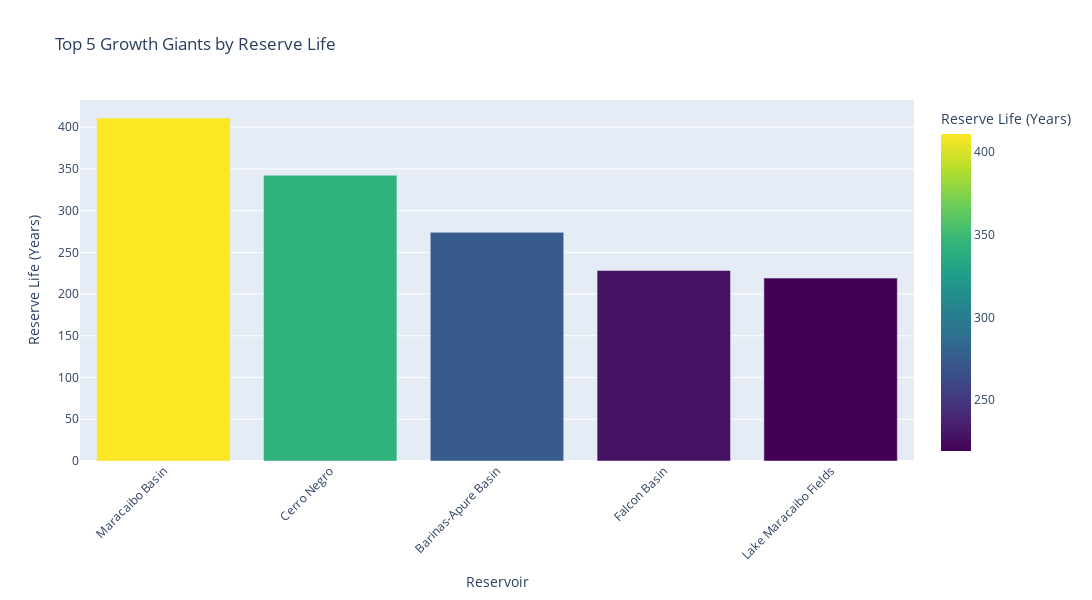

Write notebook code for a chart like this one.
### Markdown cell above
## Question 1
Which assets are our 'Growth Giants' (massive reserves but zero current production) versus our 'Cash Cows' (high production relative to their size)?

### Code cell
# Remove rows where 'Reservoir_Name' contains 'TOTAL'
df_cleaning = df[~df['Reservoir_Name'].str.contains('TOTAL', na=False)].copy()

# Remove the aggregate 'Total' row so we don't double-count
df_clean = df[~df['Reservoir_Name'].str.contains('Total')].copy()

# Fix the 'Estimated_Recoverable' column
# We split the string by the dash, convert to float, and take the average
def clean_range(val):
    if '-' in str(val):
        parts = val.split('-')
        return (float(parts[0]) + float(parts[1])) / 2
    return float(val)

df_clean['Clean_Recoverable'] = df_clean['Estimated_Recoverable_Reserves_Billion_Barrels'].apply(clean_range)

# --- PHASE 2: CALCULATING METRICS ---
# R/P Ratio: (Reserves in Barrels) / (Annual Production in Barrels)
# Note: We multiply daily capacity by 365 to get annual production
df_clean['Reserve_Life_Years'] = (df_clean['Proven_Reserves_Billion_Barrels'] * 1e9) / (df_clean['Production_Capacity_Barrels_Day'] * 365)

# --- PHASE 3: OUTPUT INSIGHTS ---
# Let's find the top 5 'Growth Giants' (Highest life expectancy)
growth_giants = df_clean.sort_values(by='Reserve_Life_Years', ascending=False).head(5)

print("TOP 5 GROWTH GIANTS (Longest Reserve Life):")
print(growth_giants[['Reservoir_Name', 'Reserve_Life_Years', 'Status']])

# Creating the interactive plot

fig = px.bar(
    growth_giants,
    x ='Reservoir_Name',
    y = 'Reserve_Life_Years',
    color='Reserve_Life_Years',
    color_continuous_scale='Viridis',
    title='Top 5 Growth Giants by Reserve Life',
    labels={'Reserve_Life_Years': 'Reserve Life (Years)', 'Reservoir_Name': 'Reservoir'},
    hover_data=['Status'] # Adds 'Status' to the hover tooltip
)
fig.update_layout(
    width=1200,
    height=600,
    autosize=False
)
# Customize the hover appearance and layout
fig.update_traces(hovertemplate='<b>%{x}</b><br>Years: %{y:.2f}')
fig.update_layout(xaxis_tickangle=-45)
fig.show()

### Figure 1 — Plotly figure (JSON) as saved in the notebook; plotly's stock layout.template omitted (floating-point values rounded to 4 significant figures)
{"data": [{"customdata": [["Mature"], ["Active"], ["Active"], ["Active"], ["Declining"]], "hovertemplate": "<b>%{x}</b><br>Years: %{y:.2f}", "legendgroup": "", "marker": {"color": [411.0, 342.5, 274.0, 228.3, 219.2], "coloraxis": "coloraxis", "pattern": {"shape": ""}}, "name": "", "orientation": "v", "showlegend": false, "textposition": "auto", "type": "bar", "x": ["Maracaibo Basin", "Cerro Negro", "Barinas-Apure Basin", "Falcon Basin", "Lake Maracaibo Fields"], "xaxis": "x", "y": [411.0, 342.5, 274.0, 228.3, 219.2], "yaxis": "y"}], "layout": {"autosize": false, "barmode": "relative", "coloraxis": {"colorbar": {"title": {"text": "Reserve Life (Years)"}}, "colorscale": [[0, "#440154"], [0.1111, "#482878"], [0.2222, "#3e4989"], [0.3333, "#31688e"], [0.4444, "#26828e"], [0.5556, "#1f9e89"], [0.6667, "#35b779"], [0.7778, "#6ece58"], [0.8889, "#b5de2b"], [1, "#fde725"]]}, "height": 600, "legend": {"tracegroupgap": 0}, "title": {"text": "Top 5 Growth Giants by Reserve Life"}, "width": 1200, "xaxis": {"anchor": "y", "domain": [0, 1], "tickangle": -45, "title": {"text": "Reservoir"}}, "yaxis": {"anchor": "x", "domain": [0, 1], "title": {"text": "Reserve Life (Years)"}}}}
